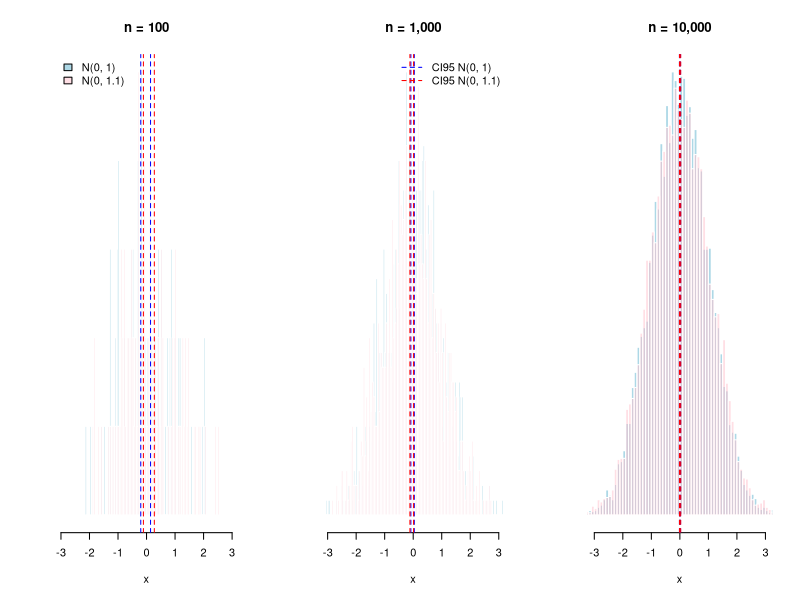

Generate this figure with R:
# Normal distributions with different number of observations and different standard deviations

set.seed(12)

# N(0, 1); n = 100 / 1,000 / 10,000
random_normal_var1_n100 <- rnorm(n = 100,
                                 mean = 0,
                                 sd = sqrt(1))

random_normal_var1_n1000 <- rnorm(n = 1000,
                                  mean = 0,
                                  sd = sqrt(1))

random_normal_var1_n10000 <- rnorm(n = 10000,
                                   mean = 0,
                                   sd = sqrt(1))

# N(0, 1.1);  n = 100 / 1,000 / 10,000
random_normal_var1.1_n100 <- rnorm(n = 100,
                                   mean = 0,
                                   sd = sqrt(1.1))

random_normal_var1.1_n1000 <- rnorm(n = 1000,
                                    mean = 0,
                                    sd = sqrt(1.1))

random_normal_var1.1_n10000 <- rnorm(n = 10000,
                                     mean = 0,
                                     sd = sqrt(1.1))

# Calculate the confidence intervals
conf_int_var1_n100 <- t.test(random_normal_var1_n100)$conf.int
conf_int_var1_n1000 <- t.test(random_normal_var1_n1000)$conf.int
conf_int_var1_n10000 <- t.test(random_normal_var1_n10000)$conf.int
conf_int_var1.1_n100 <- t.test(random_normal_var1.1_n100)$conf.int
conf_int_var1.1_n1000 <- t.test(random_normal_var1.1_n1000)$conf.int
conf_int_var1.1_n10000 <- t.test(random_normal_var1.1_n10000)$conf.int

# Get the lower and upper boundaries of the confidence intervals
lb_var1_n100 <- t.test(random_normal_var1_n100)$conf.int[1]
ub_var1_n100 <- t.test(random_normal_var1_n100)$conf.int[2]
lb_var1_n1000 <- t.test(random_normal_var1_n1000)$conf.int[1]
ub_var1_n1000 <- t.test(random_normal_var1_n1000)$conf.int[2]
lb_var1_n10000 <- t.test(random_normal_var1_n10000)$conf.int[1]
ub_var1_n10000 <- t.test(random_normal_var1_n10000)$conf.int[2]
lb_var1.1_n100 <- t.test(random_normal_var1.1_n100)$conf.int[1]
ub_var1.1_n100 <- t.test(random_normal_var1.1_n100)$conf.int[2]
lb_var1.1_n1000 <- t.test(random_normal_var1.1_n1000)$conf.int[1]
ub_var1.1_n1000 <- t.test(random_normal_var1.1_n1000)$conf.int[2]
lb_var1.1_n10000 <- t.test(random_normal_var1.1_n10000)$conf.int[1]
ub_var1.1_n10000 <- t.test(random_normal_var1.1_n10000)$conf.int[2]


# Transparent colors
t_col <- function(color,
                  percent = 50,
                  name = NULL)
{
  # color = color name
  # percent = % transparency
  # name = an optional name for the color
  
  # Get RGB values for named color
  rgb.val <- col2rgb(color)
  
  # Make new color using input color as base and alpha set by transparency
  t.col <- rgb(
    rgb.val[1],
    rgb.val[2],
    rgb.val[3],
    max = 255,
    alpha = (100 - percent) * 255 / 100,
    names = name
  )
  
  # Save the color
  invisible(t.col)
}

mycol <- t_col("pink", perc = 50, name = "lt.pink")


# divide window into a 1X3 grid
par(mfrow = c(1, 3))


# Plot first histgram
hist(
  random_normal_var1_n100,
  breaks = 100,
  main = "n = 100",
  xlab = "x",
  xlim = c(-3, 3),
  yaxt = "n",
  ylab = "",
  col = "lightblue",
  border = FALSE
)

# Add the second histogram on top of the first
hist(
  random_normal_var1.1_n100,
  breaks = 100,
  col = mycol,
  border = FALSE,
  add = TRUE
)

# Draw confidence interval of N(0, 1) with n = 100 observation
abline(
  v = lb_var1_n100,
  col = 'blue',
  lwd = 1,
  lty = 2
)

# Draw confidence interval of N(0, 1) with n = 100 observation
abline(
  v = ub_var1_n100,
  col = 'blue',
  lwd = 1,
  lty = 2
)

# Draw confidence interval of N(0, 1.1) with n = 100 observation
abline(
  v = lb_var1.1_n100,
  col = 'red',
  lwd = 1,
  lty = 2
)

# Draw confidence interval of N(0, 1.1) with n = 100 observation
abline(
  v = ub_var1.1_n100,
  col = 'red',
  lwd = 1,
  lty = 2
)

# Add a legend if needed
legend(
  "topleft",
  legend = c("N(0, 1)", "N(0, 1.1)"),
  bty = "n",
  fill = c("lightblue", mycol)
)



# Plot first histogram
hist(
  random_normal_var1_n1000,
  breaks = 100,
  main = "n = 1,000",
  xlab = "x",
  xlim = c(-3, 3),
  yaxt = "n",
  ylab = "",
  col = "lightblue",
  border = FALSE
)

# Add the second histogram on top of the first
hist(
  random_normal_var1.1_n1000,
  breaks = 100,
  col = mycol,
  border = FALSE,
  add = TRUE
)

# Draw confidence interval of N(0, 1) with n = 100 observation
abline(
  v = lb_var1_n1000,
  col = 'blue',
  lwd = 1,
  lty = 2
)

# Draw confidence interval of N(0, 1) with n = 100 observation
abline(
  v = ub_var1_n1000,
  col = 'blue',
  lwd = 1,
  lty = 2
)

# Draw confidence interval of N(0, 1.1) with n = 100 observation
abline(
  v = lb_var1.1_n1000,
  col = 'red',
  lwd = 1,
  lty = 2
)

# Draw confidence interval of N(0, 1.1) with n = 100 observation
abline(
  v = ub_var1.1_n1000,
  col = 'red',
  lwd = 1,
  lty = 2
)

# Add a legend if needed
legend(
  "topright",
  legend = c("CI95 N(0, 1)", "CI95 N(0, 1.1)"),
  col = c("blue", "red"),
  lty = 2:2,
  bty = "n"
)


# Plot first histogram
hist(
  random_normal_var1_n10000,
  breaks = 100,
  main = "n = 10,000",
  xlab = "x",
  xlim = c(-3, 3),
  yaxt = "n",
  ylab = "",
  col = "lightblue",
  border = FALSE
)

# Add the second histogram on top of the first
hist(
  random_normal_var1.1_n10000,
  breaks = 100,
  col = mycol,
  border = FALSE,
  add = TRUE
)

# Draw confidence interval of N(0, 1) with n = 100 observation
abline(
  v = lb_var1_n10000,
  col = 'blue',
  lwd = 1,
  lty = 2
)

# Draw confidence interval of N(0, 1) with n = 100 observation
abline(
  v = ub_var1_n10000,
  col = 'blue',
  lwd = 1,
  lty = 2
)

# Draw confidence interval of N(0, 1.1) with n = 100 observation
abline(
  v = lb_var1.1_n10000,
  col = 'red',
  lwd = 1,
  lty = 2
)

# Draw confidence interval of N(0, 1.1) with n = 100 observation
abline(
  v = ub_var1.1_n10000,
  col = 'red',
  lwd = 1,
  lty = 2
)
